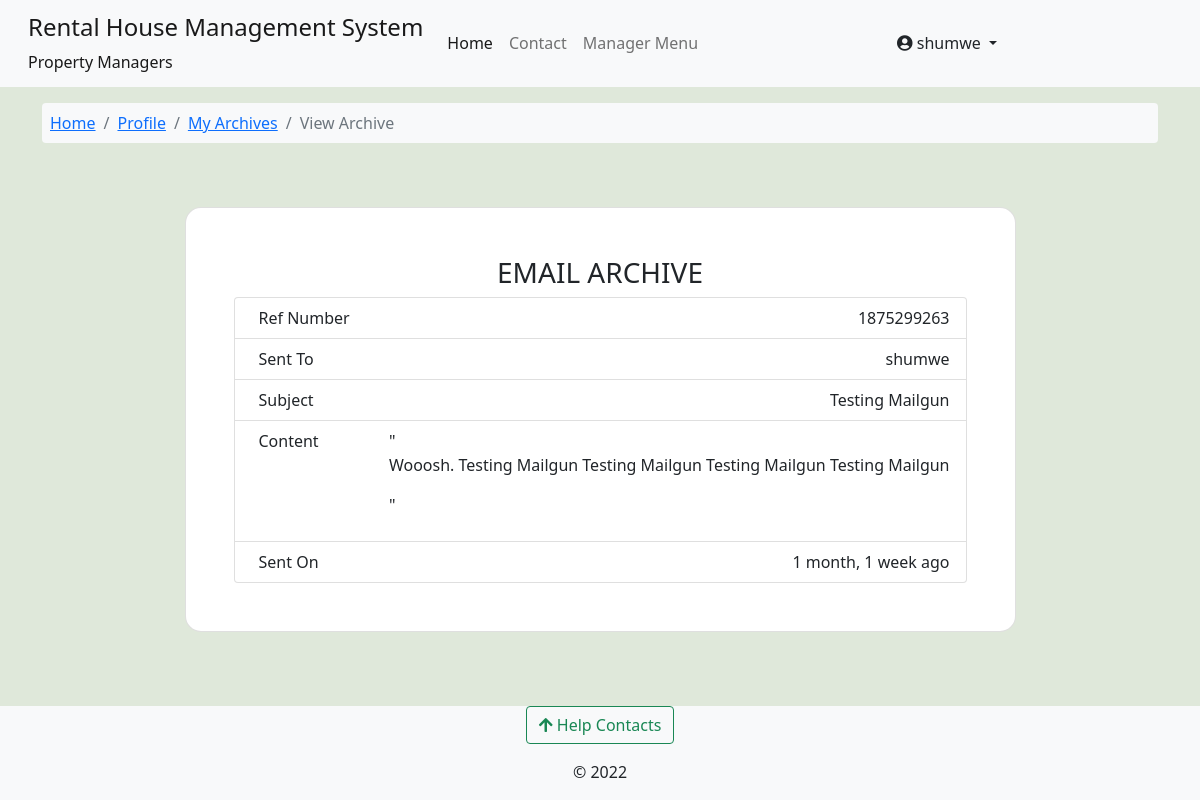
Page /core/email_archive_view/view_tenant_archive/niagra-bumnsd-sd-djks/shumwe/1875299263 (signed in) on the committed database.
### accounts/models.py (models this page shows, shortened)
class User(AbstractUser):
    avatar = models.ImageField(upload_to=get_avatar_path, default='no-avatar.png')
    is_verified = models.BooleanField(default=False)
    is_tenant = models.BooleanField(default=False)
    is_manager = models.BooleanField(default=False)

class Managers(models.Model):
    VER_STATUS = [
    ('rv', 'Revoked'),
    ('pv', 'Pending Approval'),
    ('ap', 'Approved'),
    ]
    ID_WARNING = 'Must be a valid ID!'
    associated_account = models.OneToOneField(User, on_delete=models.CASCADE)
    fullname = models.CharField(max_length=100, null=True, blank=True)
    id_back = models.ImageField(upload_to=get_user_docs_path, help_text=ID_WARNING)
    id_front = models.ImageField(upload_to=get_user_docs_path, help_text=ID_WARNING)
    added_by = models.ForeignKey(User, on_delete=models.DO_NOTHING, related_name='added_by')
    active_phone_number = PhoneNumberField()
    whatsapp_number = models.CharField(max_length=14)
    status = models.CharField(max_length=3, choices=VER_STATUS, default='pv')
    created = models.DateTimeField(default=datetime.now)
    updated = models.DateTimeField(auto_now=True)
    def __str__(self):
        return f"{self.associated_account.username}"
    class Meta:
        verbose_name_plural = 'Managers'

### core/models.py (models this page shows, shortened)
class TenantEmails(models.Model):
    ref_number = models.CharField(max_length=12, unique=True, null=True, blank=True)
    sent_to = models.ForeignKey(Managers, on_delete=models.CASCADE)
    sent_by = models.ForeignKey(Tenants, on_delete=models.CASCADE)
    building = models.ForeignKey(Building, on_delete=models.CASCADE)
    subject = models.CharField(max_length=100)
    content = models.TextField()
    created = models.DateTimeField(default=datetime.datetime.now)
    updated = models.DateTimeField(auto_now=True)
    class Meta:
        verbose_name_plural = 'Archives | E-mails From Tenants'

### core/views.py (the view)
# urls.py: path('email_archive_view/view_tenant_archive/<slug:building_slug>/<slug:username>/<slug:ref_number>', views.view_tenant_archive, name='view_tenant_archive'),
@login_required
def view_tenant_archive(request,building_slug,username,ref_number):
    building = Building.objects.get(slug=building_slug)
    tenant = Tenants.objects.get(rented_unit__building=building,associated_account__username=username)
    archive = TenantEmails.objects.get(sent_by=tenant,ref_number=ref_number)
    context = {'building': building,'archive':archive,'tenant':tenant}
    return render(request, 'core/view_tenant_archive.html', context)

### complaints/context_processors.py (called while the page is built)
def get_contacts(request):
    user = request.user
    if user.is_authenticated:
        if user.is_tenant:
            tenant = Tenants.objects.get(associated_account=user)
            building = Building.objects.get(id=tenant.rented_unit.building_id)
            contacts = HelpContacts.objects.filter(associated_building=building)
            return dict(contacts=contacts)
        elif user.is_manager:
            contacts = HelpContacts.objects.all()
            return dict(contacts=contacts)
        else:
            contacts = HelpContacts.objects.filter(make_publicly_available=True)
            return dict(contacts=contacts)
    else:
        contacts = HelpContacts.objects.filter(make_publicly_available=True)
        return dict(contacts=contacts)

### rental_property/context_processors.py (called while the page is built)
def my_managed_buildings(request):
    user_instance = request.user
    if user_instance.is_authenticated:
        manager_instance = Managers.objects.filter(associated_account=user_instance)[:1]
        managed_buildings = Building.objects.filter(manager=manager_instance)
        return dict(managed_buildings=managed_buildings)
    else:
        return {'False': False,}

### core/templates/core/view_tenant_archive.html (shortened to what this page needs)
{% extends 'base.html' %}
{% load crispy_forms_tags %}
{% load humanize %}
{% block content %}
<nav class="container mt-3">
  <ol class="breadcrumb bg-light p-2 rounded-2">
      <li class="breadcrumb-item "><a href="{% url 'operational-buildings' %}">Home</a></li>
      <li class="breadcrumb-item"><a href="{% url 'profile' %}">Profile</a></li>
      <li class="breadcrumb-item"><a href="{% url 'core:my_mails' building.slug tenant.associated_account.username %}"> My Archives </a></li>
      <li class="breadcrumb-item active"> View Archive </li>
  </ol>
</nav>
<section class="mb-5 mt-5" style="background-color: #dfe8da;">
    <div class="container">
      <div class="row d-flex justify-content-center align-items-center h-100">
        <div class="col-sm-9">
          <div class="card shadow-2-strong" style="border-radius: 1rem;">
            <div class="card-body p-5">
                <h3 class="text-uppercase text-center"> Email Archive </h3>
                <ul class="list-group">
                    <li class="list-group-item d-flex justify-content-between align-items-start">
                        <div class="ms-2 me-auto">Ref Number </div>
                        <span>{{archive.ref_number}}</span>
                      </li>
                    <li class="list-group-item d-flex justify-content-between align-items-start">
                        <div class="ms-2 me-auto">Sent To</div>
                        <span> {{archive.sent_to}} </span>
                      </li>
                    <li class="list-group-item d-flex justify-content-between align-items-start">
                        <div class="ms-2 me-auto">Subject</div>
                        <span> {{archive.subject}}</span>
                      </li>
                      <li class="list-group-item d-flex justify-content-between align-items-start">
                        <div class="ms-2 me-auto"> Content </div>&nbsp;&nbsp;&nbsp;&nbsp;&nbsp;
                        <blockquote>"{{archive.content|safe}}"</blockquote>
                      </li>
                      <li class="list-group-item d-flex justify-content-between align-items-start">
                        <div class="ms-2 me-auto"> Sent On </div>
                        <span>  {{archive.created|naturaltime}}</span>
                      </li>
                  </ul>
            </div>
        </div>
      </div>
    </div>
  </div>
</section>
  {% endblock %}

### templates/base.html (shortened to what this page needs)
{% load static %}
{% load i18n %}
<!doctype html>
<html lang="en">
  <head>
    <link href="https://cdn.jsdelivr.net/npm/bootstrap@5.0.2/dist/css/bootstrap.min.css" rel="stylesheet">
    <link type="text/css" href="{% static 'css/main.css' %}" rel="stylesheet">
    <link rel="stylesheet" href="https://cdnjs.cloudflare.com/ajax/libs/font-awesome/4.7.0/css/font-awesome.min.css">
    <link rel="stylesheet" href="https://pro.fontawesome.com/releases/v5.11.2/css/all.css">
  </head>
  <body class="d-flex flex-column min-vh-100" style="background-color: #dfe8da;">
    <nav class="navbar navbar-expand-lg navbar-light bg-light" aria-label="main-nav">
        <div class="container-fluid">
          <a class="navbar-brand align" href="#">
                <div class="d-flex">
                    <div class="ms-3 d-flex flex-column">
                        <div class="h4">Rental House Management System </div>
                        <div class="fs-6">Property Managers</div>
                    </div>
                </div>
            </a>
            <div class="collapse navbar-collapse" id="mynav">
                <ul class="navbar-nav mb-lg-0">
                    <li class="nav-item"> <a class="nav-link active" aria-current="page" href="{% url 'operational-buildings' %}">Home</a> </li>
                    <li class="nav-item"> <a class="nav-link" aria-current="page" href="{% url 'core:contact' %}">Contact</a> </li>
                    {% if user.is_manager %}
                    <li class="nav-item"> <a class="nav-link" data-bs-toggle="offcanvas" href="#hrmsCanvas" role="button" aria-controls="hrmsCanvas">Manager Menu</a> </li>
                    {% endif %}
                </ul>
                </div>
                {% if request.user.is_authenticated %}
                <div class="collapse navbar-collapse" id="mynav">
                  <div class="dropdown">
                    <a href="#" class="btn dropdown-toggle" type="button" id="dropdownMenuButton" data-bs-toggle="dropdown" aria-haspopup="true" aria-expanded="false">
                      <em class="fas fa-user-circle"></em> {{ request.user.username }}
                    </a>
                  </div>
                </div>
                {% endif %}
            </div>
    </nav>
    {% block content %}	{% endblock content%}
    <footer class="mt-auto bg-light">
      <div class="mb-3 text-center">
      <button class="btn btn-outline-success" type="button" data-bs-toggle="offcanvas" data-bs-target="#contactsOffcanvas" aria-controls="contactsOffcanvas"><em class="fas fa-arrow-upfas fa-arrow-up"></em> Help Contacts</button>
      </div>
      <div>
        <p class="text-center ">&copy; 2022</p>
  </footer>
  </body>
</html>

### staticfiles/css/main.css (style rules this page uses)
:root { --header-height: 3rem; --nav-width: 68px; --first-color-light: #AFA5D9; --white-color: #F7F6FB; --body-font: 'Nunito', sans-serif; --normal-font-size: 1rem; --z-fixed: 100 }

### rows in the picture
User: user.username "shumwe"
TenantEmails: ref_number "1875299263", sent_to "shumwe", subject "Testing Mailgun", content "Wooosh. Testing Mailgun Testing Mailgun Testing Mailgun Testing Mailgun", created "1 month, 1 week ago"
